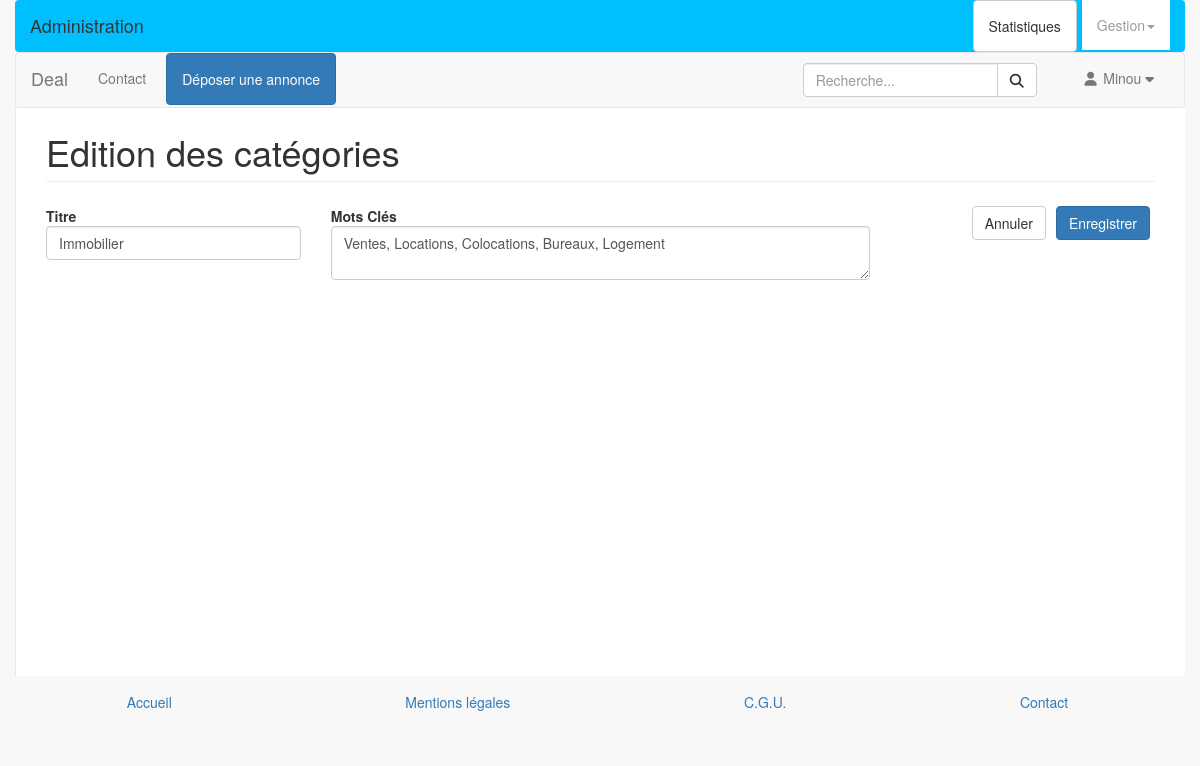
The page /admin/categorie-edit.php?id=2 (signed in) on the database its author committed.
### tables this page shows
CREATE TABLE `categorie` (
  `id` int(10) unsigned NOT NULL AUTO_INCREMENT,
  `titre` varchar(100) NOT NULL,
  `mots_cles` text,
  PRIMARY KEY (`id`)
);

### admin/categorie-edit.php (the view, shortened to what this page needs)
<?php
require_once __DIR__ .'/../include/init.php';
$errors = [];
$titre = $mots_cles = '';
if (!empty($_POST)) {
  sanitizePost();
  extract($_POST);
  if (empty($_POST['titre'])) {
    $errors[] = 'Renseigner le titre du produit';
  } else {
    $reqS = 'SELECT COUNT(*) FROM categorie WHERE titre = '.$pdo->quote($_POST['titre']);
    if (isset($_GET['id'])) {
      $reqS .= ' AND id != '. (int)$_GET['id'];
    }
    $stmt = $pdo->query($reqS);
    $nb = $stmt->fetchColumn();
    if ($nb != 0) {
      $errors[] = "La catégorie $titre existe déjà. Veuillez en saisir une nouvelle.";
    }
  }
  if (empty($errors)) {
    if (isset($_GET['id'])) {
      $req = 'UPDATE categorie SET titre = :titre, mots_cles = :mots_cles WHERE id = :id';
      $stmt = $pdo->prepare($req);
      $stmt->bindValue(':id', $_GET['id']);
    } else {
      $req = 'INSERT INTO categorie (titre, mots_cles) VALUES (:titre, :mots_cles)';
      $stmt = $pdo->prepare($req);
    }
    $stmt->bindValue(':titre', $titre);
    $stmt->bindValue(':mots_cles', $mots_cles);
    $stmt->execute();
    setFlashMessage('La catégorie '.$_POST['titre'].' a bien été créée.');
    header('Location: categorie.php');
    die;
  }
} elseif (isset($_GET['id'])) {
  $req = 'SELECT titre, mots_cles FROM categorie WHERE id ='. (int)$_GET['id'];
  $stmt = $pdo->query($req);
  $categorie = $stmt->fetch();
  $titre = $categorie['titre'];
  $mots_cles = $categorie['mots_cles'];
}
include __DIR__ .'/../layout/top.php';
?>
<div id="page-wrapper">
  <div class="row">
    <div class="col-lg-12">
      <h1 class="page-header">Edition des catégories</h1>
    </div>
  </div>
  <form method="post">
    <div class="row">
      <div class="col-sm-3 form-group">
        <label for="">Titre</label>
        <input type="text" name="titre" value="<?= $titre ?>" class="form-control">
      </div>
      <div class="col-sm-6 form-group ">
        <label for="">Mots Clés</label>
        <textarea name="mots_cles" value="<?= $mots_cles; ?>" placeholder="Liste des mots clés (séparés par une virgule)" class="form-control"><?= $mots_cles; ?></textarea>
      </div>
      <div class="col-sm-3">
        <button class="btn btn-primary pull-right" type="submit" name="button">Enregistrer</button>
        <a href="categorie.php" class="btn btn-default pull-right" type="cancel">Annuler</a>
      </div>
    </div>
  </form>
</div>
<?php
include __DIR__ .'/../layout/bottom.php';
?>

### rows shown on the page
categorie: titre "Immobilier", mots_cles "Ventes, Locations, Colocations, Bureaux, Logement"

### other values the page prints
getPseudo() "Minou"
